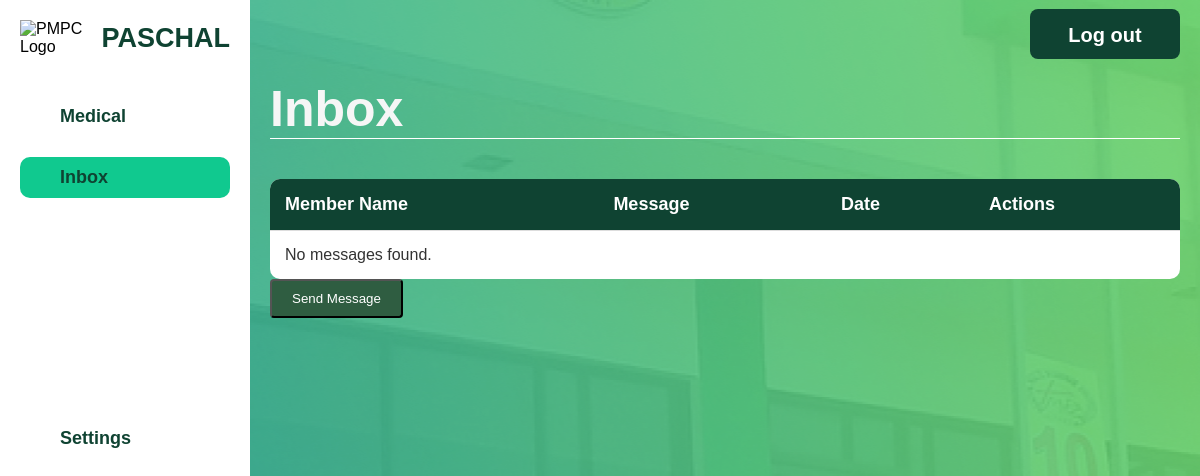
The page /medical/medical-inbox.php on the database as committed earlier.
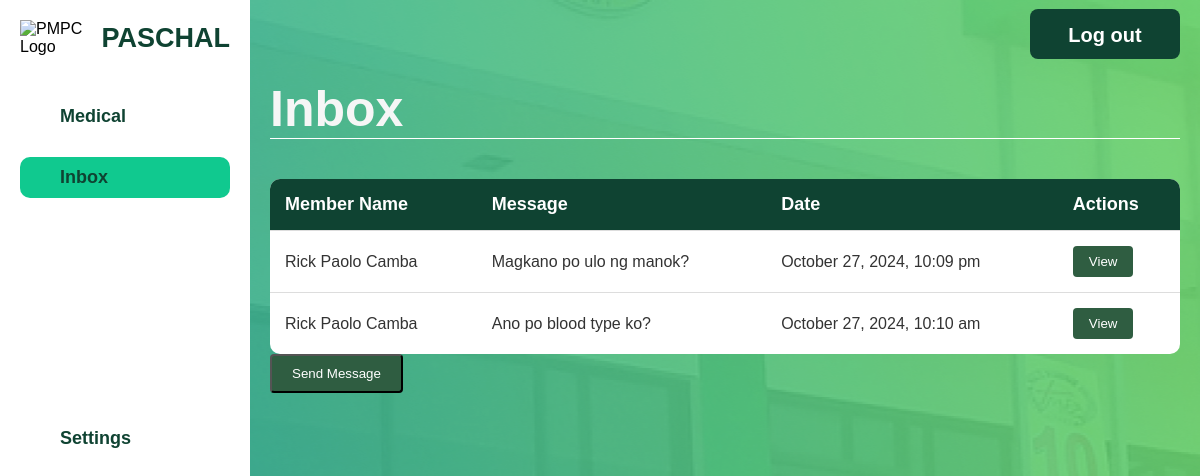
The same page on the database as committed later.
### tables this page shows
CREATE TABLE `admin_messages` (
  `MessageID` int(11) NOT NULL,
  `MemberID` int(11) DEFAULT NULL,
  `Category` varchar(255) DEFAULT NULL,
  `MessageContent` text DEFAULT NULL,
  `DateSent` datetime DEFAULT NULL,
  `isReplied` tinyint(1) DEFAULT 0
);

### html/medical/medical-inbox.php (the view, shortened to what this page needs)
<?php
$servername = "localhost";
$dbUsername = "root";
$dbPassword = "";
$dbname = "pmpc";
$conn = new mysqli($servername, $dbUsername, $dbPassword, $dbname);
$messagesQuery = "SELECT CONCAT(m.FirstName, ' ', m.LastName) AS MemberName,
                         a.MessageContent, a.DateSent, a.MessageID
                  FROM admin_messages a
                  JOIN member m ON a.MemberID = m.MemberID
                  WHERE a.Category = 'Medical'
                  ORDER BY a.DateSent DESC";
$messagesResult = $conn->query($messagesQuery);
?>
<!DOCTYPE html>
<html lang="en">
<head>
    <link rel="stylesheet" href="../../css/admin-dashboard.css">
    <link rel="stylesheet" href="../../css/member-general.css">
    <link rel="stylesheet" href="../../css/admin.css">
</head>
<body>
    <div class="container">
        <div class="sidebar">
            <div class="logo-container">
                <div class="logo">
                    <img src="../../assets/pmpc-logo.png" alt="PMPC Logo">
                </div>
                <h2 class="pmpc-text">PASCHAL</h2>
            </div>
            <ul class="sidebar-menu">
                <li><a href="medicalofficer.php" >Medical</a></li>
                <li><a href="medical-inbox.php" class="active">Inbox</a></li>
            </ul>
            <ul class="sidebar-settings">
                <li><a href="#admin-settings.html">Settings</a></li>
            </ul>
        </div>
        <div class="main-content">
            <header>
                <h1>Inbox</h1>
                <button class="logout-button" onclick="redirectToIndex()">Log out</button>
            </header>
            <section class="inbox-section">
                <table class="inbox-table">
                    <thead>
                        <tr>
                            <th>Member Name</th>
                            <th>Message</th>
                            <th>Date</th>
                            <th>Actions</th>
                        </tr>
                    </thead>
                    <tbody id="inboxMessages">
                        <?php
                        if ($messagesResult->num_rows > 0) {
                            while ($message = $messagesResult->fetch_assoc()) {
                                echo "<tr>
                                    <td>{$message['MemberName']}</td>
                                    <td>{$message['MessageContent']}</td>
                                    <td>" . date('F j, Y, g:i a', strtotime($message['DateSent'])) . "</td>
                                    <td><button class='view-btn' onclick='showViewMessageModal({$message['MessageID']})'>View</button></td>
                                </tr>";
                            }
                        } else {
                            echo "<tr><td colspan='5'>No messages found.</td></tr>";
                        }
                        ?>
                    </tbody>
                </table>
            </section>
            <button class="send-message-button" onclick="openSendMessageModal()">Send Message</button>
        </div>
    </div>
</body>

Rows that differ between the two databases and show on the page:
added admin_messages: MemberName "Rick Paolo Camba", MessageContent "Magkano po ulo ng manok?", DateSent "October 27, 2024, 10:09 pm"
added admin_messages: MemberName "Rick Paolo Camba", MessageContent "Ano po blood type ko?", DateSent "October 27, 2024, 10:10 am"
Other text that changed with them:
text no longer shown: "No messages found."
